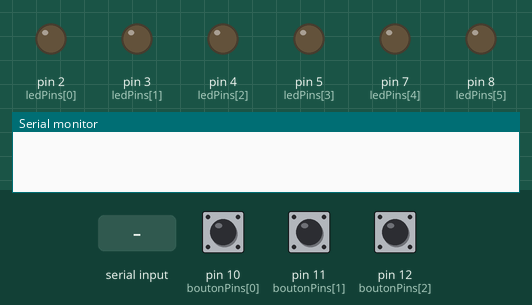
This sketch was run on a simulated Arduino Uno, built with avr-gcc and run on an emulated ATmega328P. Shown: output pins drawn as LEDs (lit = HIGH), the last lines printed to the serial monitor. The inputs (shaded band) are chosen by the test bench; at power-on: pin 10 (boutonPins[0]) HIGH, pin 11 (boutonPins[1]) HIGH, pin 12 (boutonPins[2]) HIGH.

Above: at 1.2 s.
1.3 s: "90,45\n" received over Serial
At 2.0 s:
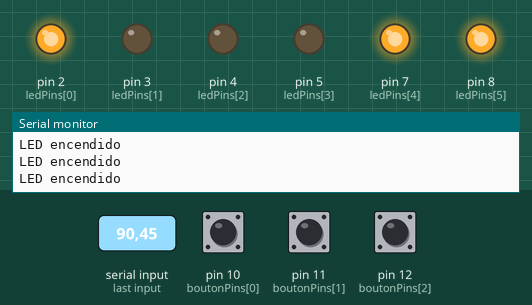
2.8 s: "30,150\n" received over Serial
At 3.1 s:
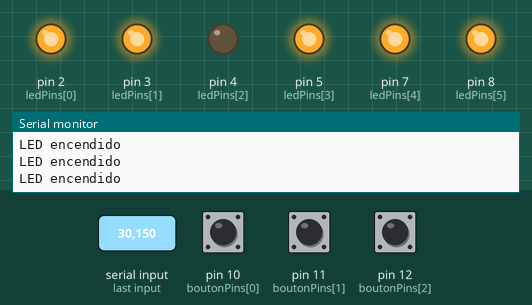
4.3 s: "200\n" received over Serial
At 5.3 s:
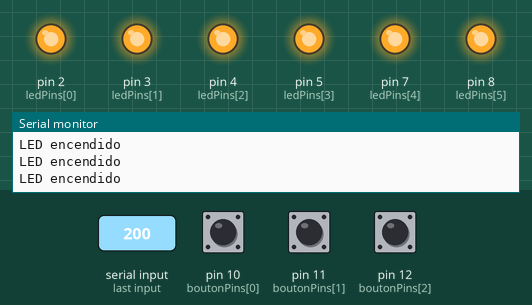
Timing chart, 0 to 7.3 s (numbered marks = the images above; inputs shaded):
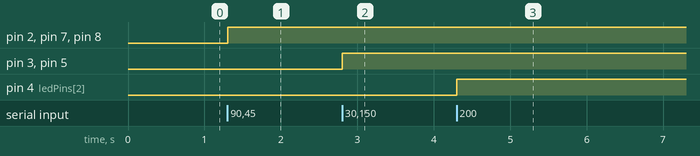

Measured:
- after the input at 1.3 s, pin 2 (ledPins[0]), pin 7 (ledPins[4]), pin 8 (ledPins[5]): LOW → HIGH at once
- after the input at 2.8 s, pin 3 (ledPins[1]), pin 5 (ledPins[3]): LOW → HIGH at once
- after the input at 4.3 s, pin 4 (ledPins[2]): LOW → HIGH at once

The sketch:

Arduino_a_python.ino
```cpp
const int NUM_BOTONES = 3;
int ledPins[] = {2, 3, 4, 5, 7, 8};
int boutonPins[] = {10, 11, 12};
int numPins = sizeof(ledPins) / sizeof(ledPins[0]);
int numBoton = sizeof(boutonPins) / sizeof(boutonPins[0]);
char grupo[] = {'A', 'B', 'C'};
char grupo2[] = {'E', 'F', 'G'};
bool botonPresionado[NUM_BOTONES] = {false};

void setup() {
  for (int i = 0; i < numPins; i++) {
    pinMode(ledPins[i], OUTPUT);
    digitalWrite(ledPins[i], LOW);
  }
  for (int i = 0; i < numBoton; i++) {
    pinMode(boutonPins[i], INPUT);
  }
  Serial.begin(9600);
}

void loop() {
  for (int i = 0; i < numBoton; i++) {
    if (digitalRead(boutonPins[i]) == LOW && !botonPresionado[i]) {
      Serial.println(grupo[i]);
      botonPresionado[i] = true;
      delay(100);
      return;
    } else if (digitalRead(boutonPins[i]) == HIGH && botonPresionado[i]) {
      Serial.println(grupo2[i]);
      botonPresionado[i] = false;
      delay(100);
      return;
    }
  }
  if (Serial.available() > 0) {
    char estadoMonitor = Serial.read();
    int grupoIndex = -1;
    for (int i = 0; i < sizeof(grupo); i++) {
      if (estadoMonitor == grupo[i] || estadoMonitor == grupo2[i]) {
        grupoIndex = i;
        break;
      }
    }
    if (grupoIndex != -1) {
      for (int i = grupoIndex * 2; i < (grupoIndex * 2) + 2; i++) {
        digitalWrite(ledPins[i], (estadoMonitor == grupo[grupoIndex]) ? HIGH : LOW);
      }
      Serial.println((estadoMonitor == grupo[grupoIndex]) ? "1" : "0");
    } else if (estadoMonitor >= '0' && estadoMonitor <= '7') {
      int ledIndex = estadoMonitor - '0';
      digitalWrite(ledPins[ledIndex], HIGH);
      Serial.println("LED encendido");
    } else if (estadoMonitor >= 'a' && estadoMonitor <= 'h') {
      int ledIndex = estadoMonitor - 'a';
      digitalWrite(ledPins[ledIndex], LOW);
    }
  }
}
```
